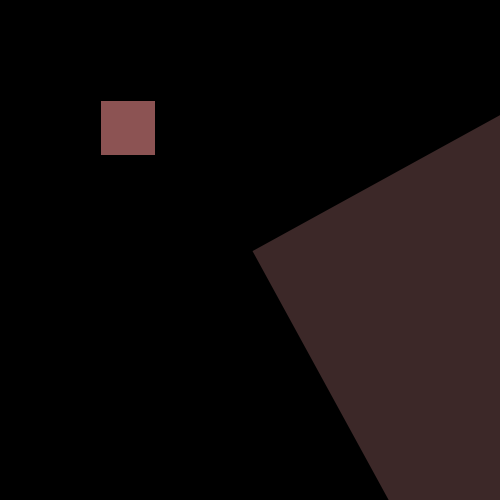
Frame 1 (no input)
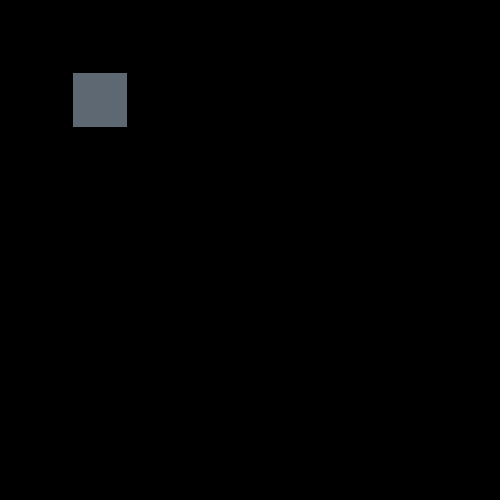
Frame 60 (the mouse pressed at the canvas centre just before this capture)
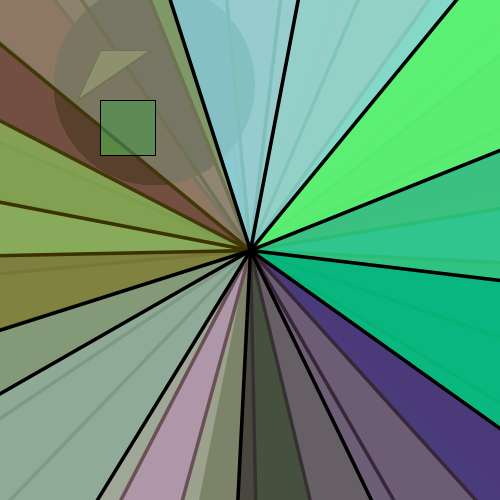
Frame 120 (the mouse held since frame 60 and released just before this capture)

The Processing sketch that drew these frames (run headless with seeded random() and noise(); from frame 60 on, the mouse is pressed at the canvas centre):

// Processing sketch: processing_130300
// ── processing_130300.pde

float rad = -0.0;
float radi = 0.0;
float scale1 = 3.0;
float timer = 0.0;
float myscaleSpeed = 0.025;
float scale2 = 1.0;
float radius = 0.0;
float center = 0.0;
float prevX = 0.0;
float prevY = 0.0;
 

 
void setup()
{
  size(500,500);
  background(0);
  colorMode(HSB, 160, 200, 50);
   
}
 
void draw()
{
  timer = timer + (1.0 / 30.0);
   
  if (timer >= 0.0 && timer < 10.0)
  {
  
  rad = rad + -0.5;
  scale1 = scale1 + 0.005;
  
  fill(random(255), random(255), random(255), random(255));
   
  pushMatrix();
   
  translate(width/2, height/2);
  rotate(rad);
  scale(scale1);
   
  rectMode(CORNER);
  rect(0, 0, 150, 150);
  
   
  popMatrix();
   
  pushMatrix();
   
  translate(100, 100);
  rotate(radians(90));
  scale(4);
 
   
  popMatrix(); 
  }
  timer = timer + (1.0 / 30.0);
  scale2 = scale2 + myscaleSpeed;
  
 if (scale2 >= 3.0)
 {
   myscaleSpeed = -.05;
 }
 if (timer >= 2.0 && timer < 6.0)
  {
    fill(random (255), 90, 0);
    pushMatrix();
    scale(scale2);
    rect(0, 0, 500, 500);
    rectMode(CENTER);
    popMatrix();
  }
    else if (timer > 6.0 && timer < 7.0)
  {
    fill(250, 140, 0);
    ellipse (154,84,200,200);
  }
  else if (timer > 7.0 && timer < 7.5)
  {
    triangle(77,100,150,50, 100, 50);
  }
  if (timer >= 7.5)
  {
    timer = 0.0;
  }
  fill(0, 255, 90);
      float spiralOffset = 5.0;
    float x = radius * cos(timer * spiralOffset);
    float y = radius * sin(timer * spiralOffset);
    x += center;
    y += center;
   
    if (timer == 0.0)
    {
      prevX = x;
      prevY = y;
    }
 fill(random(255), random(255), random(255), random(255));
  rect(100, 100, 55, 55);
  translate(20, 20);
  
  if (timer >= 15)
  rect(500,500,500, 500);
 
}
